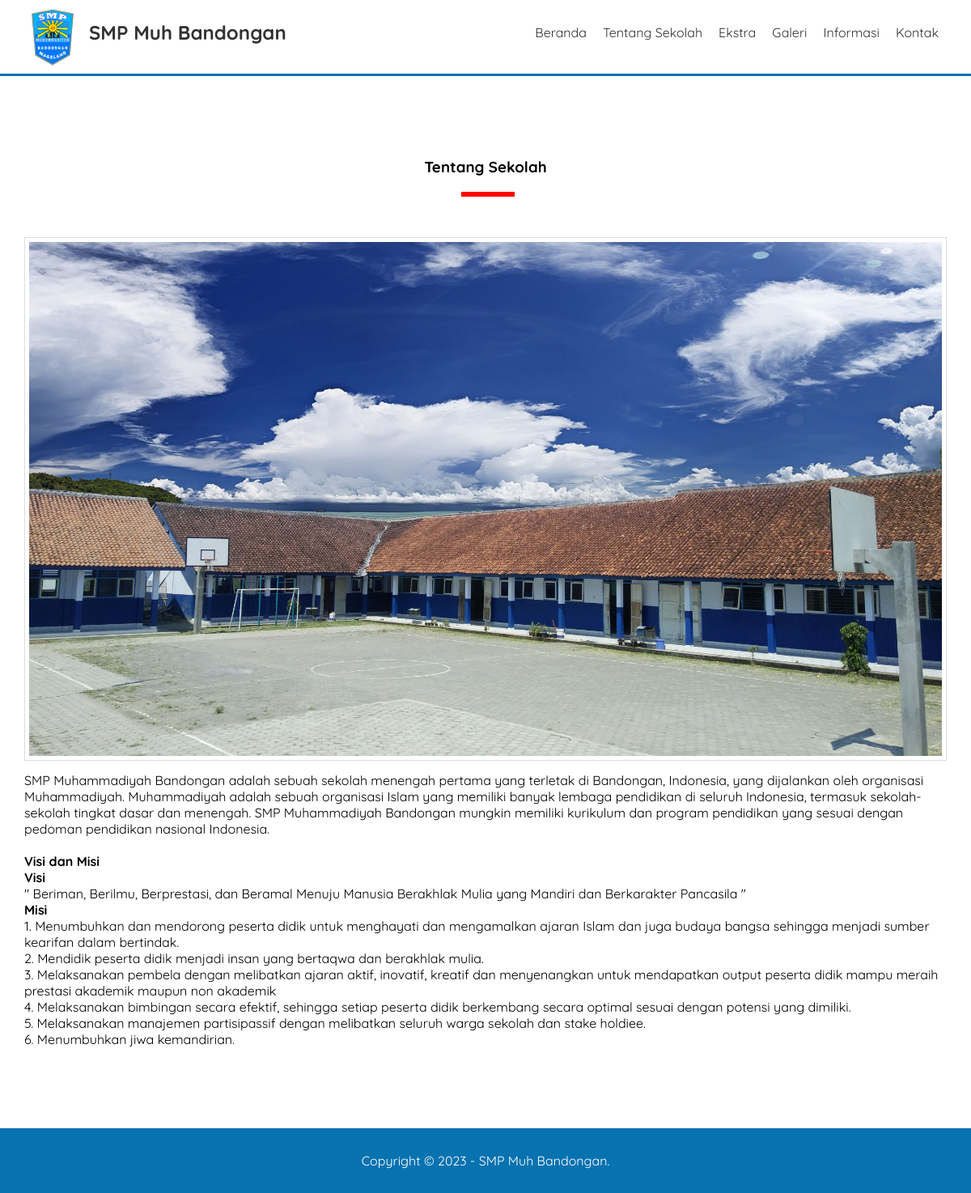
/tentang-sekolah.php, run on the app's committed database.
### tables this page shows
CREATE TABLE `pengaturan` (
  `id` int(11) NOT NULL,
  `nama` varchar(50) NOT NULL,
  `email` varchar(50) NOT NULL,
  `telepon` varchar(20) NOT NULL,
  `alamat` text NOT NULL,
  `logo` varchar(50) NOT NULL,
  `favicon` varchar(50) NOT NULL,
  `tentang_sekolah` text NOT NULL,
  `foto_sekolah` varchar(50) NOT NULL,
  `google_maps` text NOT NULL,
  `nama_kepsek` varchar(50) NOT NULL,
  `foto_kepsek` varchar(50) NOT NULL,
  `sambutan_kepsek` text NOT NULL,
  `created_at` timestamp NOT NULL DEFAULT current_timestamp(),
  `updated_at` datetime DEFAULT NULL
);

### tentang-sekolah.php (the view)
<?php include 'header.php'; ?>
<div class="section">
    <div class="container">
        <h3 class="text-center">Tentang Sekolah</h3>
            <img src="uploads/identitas/<?=$d->foto_sekolah?>" width="100%" class="image">
            <?= $d->tentang_sekolah?>
    </div>
</div>
<?php include 'footer.php'; ?>

### header.php (shortened to what this page needs)
<?php
    include 'koneksi.php';
    $identitas = mysqli_query($conn, "SELECT * FROM pengaturan ORDER BY id DESC LIMIT 1");
    $d = mysqli_fetch_object($identitas);
?>
<!DOCTYPE html>
<html>
    <head>
        <link rel="stylesheet" type="text/css" href="assets/css/style.css">
    </head>
    <body>
        <div class="header">
            <div class="container">
                <div class="header-logo">
                    <img src="uploads/identitas/<?=$d->logo?>"width="70px">
                    <h2><a href="index.php"><?=$d->nama ?></a></h2>
                </div>
                <ul class="header-menu">
                    <li><a href="index.php">Beranda</a></li>
                    <li><a href="tentang-sekolah.php">Tentang Sekolah</a></li>
                    <li><a href="ekstra.php">Ekstra</a></li>
                    <li><a href="galeri.php">Galeri</a></li>
                    <li><a href="informasi.php">Informasi</a></li>
                    <li><a href="kontak.php">Kontak</a></li>
                </ul>
            </div>
        </div>

### footer.php
         <footer>
            <div class="container text-center">
                Copyright &copy; 2023 - <?=$d->nama ?>.
            </div>
         </footer>
    </body>
</html>

### assets/css/style.css (style rules this page uses)
* { margin: 0; padding: 0; font-family: 'Quicksand', sans-serif; box-sizing: border-box; }
a { text-decoration: none; }
.container { width: 1140px; margin: 0 auto; }
.container::after { content: ""; display: block; clear: both; }
.text-center { text-align: center !important; }
.image { border: 1px solid #ddd; padding: 5px; }
.header { border-bottom: 3px solid #0772b0; }
.header a { color: #333; }
.header-logo { float: left; line-height: 70px; padding: 5px 0; }
.header-logo img { float: left; margin-right: 10px; }
.header-logo h2 { float: left; }
.header-menu { float: right; }
.header-menu li { float: left; list-style: none; padding: 30px 10px; }
.section { padding: 100px 0; }
.section h3 { padding-bottom: 25px; margin-bottom: 50px; position: relative; }
.section h3::after { content:""; display: block; width: 60px; border: 3px solid red; position: absolute; bottom: 0; left: calc(50% - 30px); }
.section img { margin-bottom: 10px; }
footer { padding: 30px; background-color: #0772b0; color: white; }

### data on the page
pengaturan: logo (picture), nama "SMP Muh Bandongan", foto_sekolah (picture), tentang_sekolah "SMP Muhammadiyah Bandongan adalah sebuah sekolah menengah pertama yang terletak di Bandongan, Indonesia, yang dijalankan oleh organisasi Muhammadiyah. Muhammadiyah adalah sebuah organisasi Islam yang memiliki banyak lembaga pendidikan di seluruh Indonesia, termasuk sekolah-sekolah tingkat dasar dan menengah. SMP Muhammadiyah Bandongan mungkin memiliki kurikulum dan program pendidikan yang sesuai dengan pedoman pendidikan nasional Indonesia. Visi dan Misi Visi \" Beriman, Berilmu, Berprestasi, dan Beramal Menuju Manusia Berakhlak Mulia yang Mandiri dan Berkarakter Pancasila \" Misi 1. Menumbuhkan dan mendorong peserta didik untuk menghayati dan mengamalkan ajaran Islam dan juga budaya bangsa…"
